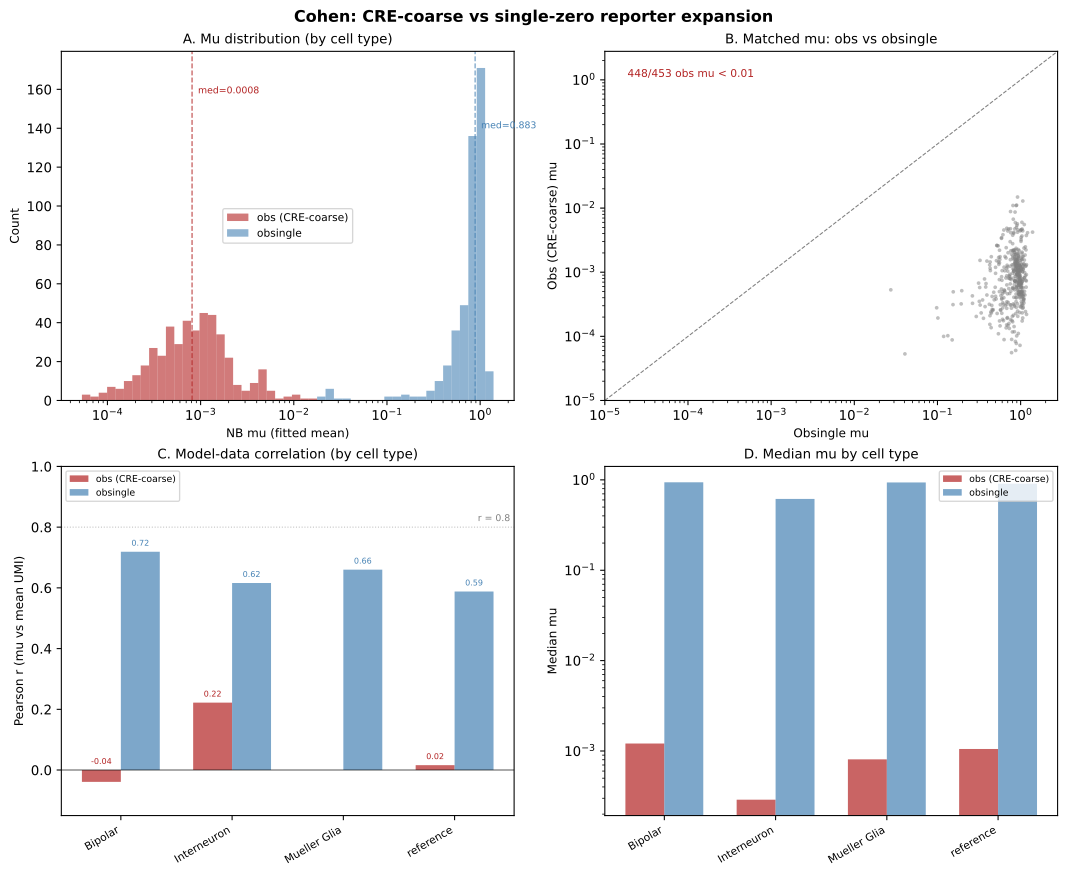

The script that saved this image:
"""
Cohen obs (CRE-coarse reporter expansion) vs obsingle (single-zero expansion)
comparison figure.

Demonstrates that CRE-coarse expansion floods zeros and crushes mu estimates,
while obsingle preserves the conditional mean and yields good QC.

Generates: cohen_obs_vs_obsingle.svg
"""
import sys
import re
import pickle
import numpy as np
import pandas as pd
import matplotlib
matplotlib.use("Agg")
import matplotlib.pyplot as plt
from pathlib import Path

sys.path.insert(0, str(Path(__file__).resolve().parent.parent.parent))
import scMPRAforge.core as scm

DATA_ROOT = Path("/nfs/roberts/project/pi_skr2/shared/tabula_data_new/cohen")
QC_ROOT = Path(__file__).resolve().parent.parent / "model_fitting" / "qc"

# Load by_cell_type parameters for both conditions
def load_params(ortho_name):
    with open(DATA_ROOT / ortho_name / "by_cell_type_parameters.pkl", "rb") as f:
        return pickle.load(f)

obs_params = load_params("cohen_obs_nb_phantom_20260401")
obsingle_params = load_params("cohen_obsingle_nb_phantom")

# Extract mu values per (cell_type, cre_id) from each
def extract_mu_table(params):
    rows = []
    for level_key in params.keys:
        df = params.nb[level_key]  # DataFrame with 'mu' column, indexed by cre_id
        for cre_id, mu in df["mu"].items():
            rows.append({"level": level_key, "regressor": cre_id, "mu": float(mu)})
    return pd.DataFrame(rows)

obs_mu = extract_mu_table(obs_params)
obsingle_mu = extract_mu_table(obsingle_params)

# Parse r-values from QC summary files
def parse_r_values(summary_path, section="by_cell_type"):
    """Extract per-level r-values from a QC summary.txt file."""
    text = summary_path.read_text()
    # Find the section
    in_section = False
    r_values = {}
    for line in text.split("\n"):
        if f"{section}: mean r=" in line:
            in_section = True
            continue
        if in_section:
            m = re.match(r"\s+r=([\-0-9.nan]+)\s+(.*)", line)
            if m:
                r_str, name = m.group(1), m.group(2).strip()
                try:
                    r_values[name] = float(r_str)
                except ValueError:
                    r_values[name] = np.nan
            elif line.strip().startswith("by_") or line.strip().startswith("--"):
                break  # next section
    return r_values

obs_r = parse_r_values(
    QC_ROOT / "cohen_obs_nb_phantom_20260401" / "summary.txt", "by_cell_type")
obsingle_r = parse_r_values(
    QC_ROOT / "cohen_obsingle_nb_phantom" / "summary.txt", "by_cell_type")

# For by_cell_type, the "levels" are cell types and there are only 4.
# The summary only lists levels with r < 0.8. For obsingle, all 4 are < 0.8
# so they're all listed. For obs, 3/4 are listed (the 4th has r=NaN).
# Let's also parse the full r line for any levels NOT listed (r >= 0.8).
def parse_r_summary_line(summary_path, section="by_cell_type"):
    text = summary_path.read_text()
    for line in text.split("\n"):
        if f"{section}: mean r=" in line:
            return line.strip()
    return ""

obs_r_line = parse_r_summary_line(
    QC_ROOT / "cohen_obs_nb_phantom_20260401" / "summary.txt")
obsingle_r_line = parse_r_summary_line(
    QC_ROOT / "cohen_obsingle_nb_phantom" / "summary.txt")
print("Obs r-line:", obs_r_line)
print("Obsingle r-line:", obsingle_r_line)

# --- Figure: 2x2 layout ---
fig, axes = plt.subplots(2, 2, figsize=(11, 9), constrained_layout=True)

# Panel A: mu distribution comparison (by_cell_type)
ax = axes[0, 0]
obs_vals = obs_mu["mu"].values
obsingle_vals = obsingle_mu["mu"].values

bins = np.logspace(np.log10(max(1e-5, obs_vals[obs_vals > 0].min())),
                   np.log10(max(obs_vals.max(), obsingle_vals.max())),
                   50)
ax.hist(obs_vals, bins=bins, alpha=0.6, label="obs (CRE-coarse)", color="firebrick")
ax.hist(obsingle_vals, bins=bins, alpha=0.6, label="obsingle", color="steelblue")
ax.set_xscale("log")
ax.set_xlabel("NB mu (fitted mean)", fontsize=9)
ax.set_ylabel("Count", fontsize=9)
ax.set_title("A. Mu distribution (by cell type)", fontsize=10)
ax.legend(fontsize=8)
ax.axvline(np.median(obs_vals), color="firebrick", ls="--", lw=1, alpha=0.7)
ax.axvline(np.median(obsingle_vals), color="steelblue", ls="--", lw=1, alpha=0.7)
ax.text(np.median(obs_vals), ax.get_ylim()[1] * 0.9,
        f"  med={np.median(obs_vals):.4f}", fontsize=7, color="firebrick",
        va="top")
ax.text(np.median(obsingle_vals), ax.get_ylim()[1] * 0.8,
        f"  med={np.median(obsingle_vals):.3f}", fontsize=7, color="steelblue",
        va="top")

# Panel B: matched mu scatter (obs vs obsingle, same level+regressor)
ax = axes[0, 1]
merged = obs_mu.merge(obsingle_mu, on=["level", "regressor"],
                      suffixes=("_obs", "_obsingle"))
ax.scatter(merged["mu_obsingle"], merged["mu_obs"], s=8, alpha=0.5,
           color="gray", edgecolors="none")
lims = [1e-5, max(merged["mu_obs"].max(), merged["mu_obsingle"].max()) * 2]
ax.plot(lims, lims, "k--", lw=0.8, alpha=0.5)
ax.set_xscale("log")
ax.set_yscale("log")
ax.set_xlabel("Obsingle mu", fontsize=9)
ax.set_ylabel("Obs (CRE-coarse) mu", fontsize=9)
ax.set_title("B. Matched mu: obs vs obsingle", fontsize=10)
ax.set_xlim(lims)
ax.set_ylim(lims)
n_crushed = (merged["mu_obs"] < 0.01).sum()
n_total = len(merged)
ax.text(0.05, 0.95, f"{n_crushed}/{n_total} obs mu < 0.01",
        transform=ax.transAxes, fontsize=8, va="top", color="firebrick")

# Panel C: per-cell-type r-value comparison
ax = axes[1, 0]
# Build matched r-value table
all_cts = sorted(set(list(obs_r.keys()) + list(obsingle_r.keys())))
r_data = []
for ct in all_cts:
    r_data.append({
        "cell_type": ct,
        "r_obs": obs_r.get(ct, np.nan),
        "r_obsingle": obsingle_r.get(ct, np.nan),
    })
r_df = pd.DataFrame(r_data)

x = np.arange(len(r_df))
w = 0.35
bars_obs = ax.bar(x - w/2, r_df["r_obs"], w, label="obs (CRE-coarse)",
                  color="firebrick", alpha=0.7)
bars_osingle = ax.bar(x + w/2, r_df["r_obsingle"], w, label="obsingle",
                      color="steelblue", alpha=0.7)
ax.axhline(0, color="black", lw=0.5)
ax.axhline(0.8, color="gray", lw=0.8, ls=":", alpha=0.5)
ax.text(len(r_df) - 0.5, 0.82, "r = 0.8", fontsize=7, color="gray",
        ha="right")
ax.set_xticks(x)
ax.set_xticklabels(r_df["cell_type"], fontsize=8, rotation=30, ha="right")
ax.set_ylabel("Pearson r (mu vs mean UMI)", fontsize=9)
ax.set_title("C. Model-data correlation (by cell type)", fontsize=10)
ax.set_ylim(-0.15, 1.0)
ax.legend(fontsize=7, loc="upper left")
# Annotate bar values
for xi, row in enumerate(r_df.itertuples()):
    if not np.isnan(row.r_obs):
        ypos = max(row.r_obs, 0) + 0.02
        ax.text(xi - w/2, ypos, f"{row.r_obs:.2f}", ha="center", fontsize=6,
                color="firebrick")
    if not np.isnan(row.r_obsingle):
        ypos = max(row.r_obsingle, 0) + 0.02
        ax.text(xi + w/2, ypos, f"{row.r_obsingle:.2f}", ha="center",
                fontsize=6, color="steelblue")

# Panel D: per-cell-type median mu comparison
ax = axes[1, 1]
ct_summary = []
for ct in sorted(obs_mu["level"].unique()):
    obs_sub = obs_mu[obs_mu["level"] == ct]["mu"]
    osingle_sub = obsingle_mu[obsingle_mu["level"] == ct]["mu"]
    ct_summary.append({
        "cell_type": ct,
        "obs_median_mu": obs_sub.median(),
        "obsingle_median_mu": osingle_sub.median(),
    })
ct_df = pd.DataFrame(ct_summary)

x = np.arange(len(ct_df))
w = 0.35
ax.bar(x - w/2, ct_df["obs_median_mu"], w, label="obs (CRE-coarse)",
       color="firebrick", alpha=0.7)
ax.bar(x + w/2, ct_df["obsingle_median_mu"], w, label="obsingle",
       color="steelblue", alpha=0.7)
ax.set_yscale("log")
ax.set_xticks(x)
ax.set_xticklabels(ct_df["cell_type"], fontsize=8, rotation=30, ha="right")
ax.set_ylabel("Median mu", fontsize=9)
ax.set_title("D. Median mu by cell type", fontsize=10)
ax.legend(fontsize=7)

fig.suptitle("Cohen: CRE-coarse vs single-zero reporter expansion",
             fontsize=12, fontweight="bold")

out = Path(__file__).parent / "cohen_obs_vs_obsingle.svg"
fig.savefig(out, format="svg", bbox_inches="tight")
print(f"Saved {out}")
